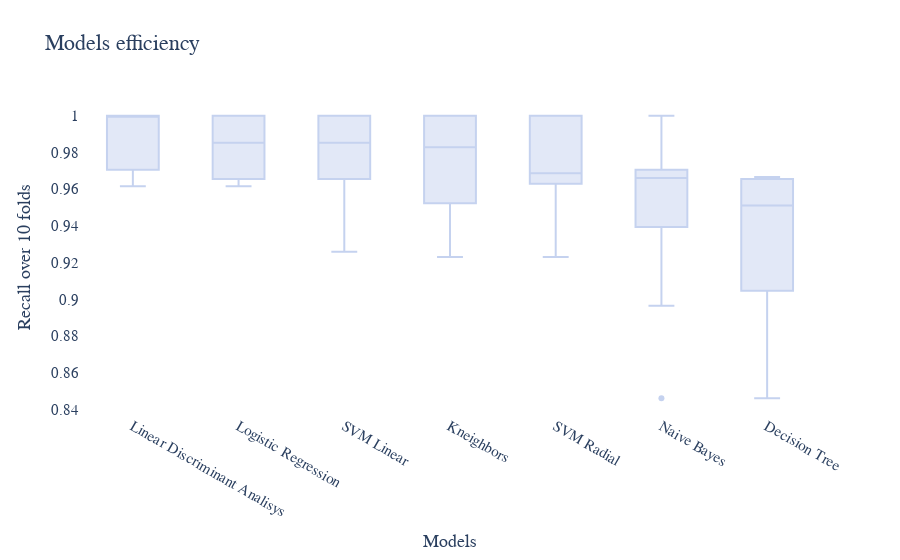

This figure's notebook cell:
### Markdown cell above
#### Visualize the results

### Code cell
fig_data = pd.DataFrame(np.array(results).transpose(), columns=names)
fig = px.box(data_frame=fig_data, 
             labels={'variable':'Models', 'value':'Recall over 10 folds'}, 
             title='Models efficiency', color_discrete_sequence=[viz.blue])
fig.update_xaxes(categoryorder='mean descending')
pio.show(fig)

### Figure 1 — Plotly figure (JSON) as saved in the notebook; plotly's stock layout.template omitted (floating-point values rounded to 4 significant figures)
{"data": [{"alignmentgroup": "True", "hovertemplate": "Models=%{x}<br>Recall over 10 folds=%{y}<extra></extra>", "legendgroup": "", "marker": {"color": "rgb(197, 210, 239)"}, "name": "", "notched": false, "offsetgroup": "", "orientation": "v", "showlegend": false, "type": "box", "x": ["Logistic Regression", "Logistic Regression", "Logistic Regression", "Logistic Regression", "Logistic Regression", "Logistic Regression", "Logistic Regression", "Logistic Regression", "Logistic Regression", "Logistic Regression", "Linear Discriminant Analisys", "Linear Discriminant Analisys", "Linear Discriminant Analisys", "Linear Discriminant Analisys", "Linear Discriminant Analisys", "Linear Discriminant Analisys", "Linear Discriminant Analisys", "Linear Discriminant Analisys", "Linear Discriminant Analisys", "Linear Discriminant Analisys", "Kneighbors", "Kneighbors", "Kneighbors", "Kneighbors", "Kneighbors", "Kneighbors", "Kneighbors", "Kneighbors", "Kneighbors", "Kneighbors", "Decision Tree", "Decision Tree", "Decision Tree", "Decision Tree", "Decision Tree", "Decision Tree", "Decision Tree", "Decision Tree", "Decision Tree", "Decision Tree", "Naive Bayes", "Naive Bayes", "Naive Bayes", "Naive Bayes", "Naive Bayes", "Naive Bayes", "Naive Bayes", "Naive Bayes", "Naive Bayes", "Naive Bayes", "SVM Linear", "SVM Linear", "SVM Linear", "SVM Linear", "SVM Linear", "SVM Linear", "SVM Linear", "SVM Linear", "SVM Linear", "SVM Linear", "SVM Radial", "SVM Radial", "SVM Radial", "SVM Radial", "SVM Radial", "SVM Radial", "SVM Radial", "SVM Radial", "SVM Radial", "SVM Radial"], "x0": " ", "xaxis": "x", "y": [1, 0.9667, 0.9706, 0.9655, 1, 0.963, 1, 1, 0.9615, 1, 1, 1, 0.9706, 1, 1, 0.963, 1, 1, 0.9615, 1, 1, 1, 0.9412, 0.9655, 0.9524, 0.963, 1, 1, 0.9231, 1, 0.9231, 0.9667, 0.8824, 0.9655, 0.9048, 0.963, 0.9394, 0.9667, 0.8462, 0.9655, 1, 0.9667, 0.9706, 0.8966, 1, 0.963, 0.9394, 0.9667, 0.8462, 0.9655, 1, 0.9667, 0.9706, 0.9655, 1, 0.9259, 1, 1, 0.9615, 1, 1, 1, 0.9706, 0.9655, 0.9524, 0.963, 1, 0.9667, 0.9231, 1], "y0": " ", "yaxis": "y"}], "layout": {"boxmode": "group", "legend": {"tracegroupgap": 0}, "title": {"text": "Models efficiency"}, "xaxis": {"anchor": "y", "categoryorder": "mean descending", "domain": [0, 1], "title": {"text": "Models"}}, "yaxis": {"anchor": "x", "domain": [0, 1], "title": {"text": "Recall over 10 folds"}}}}
